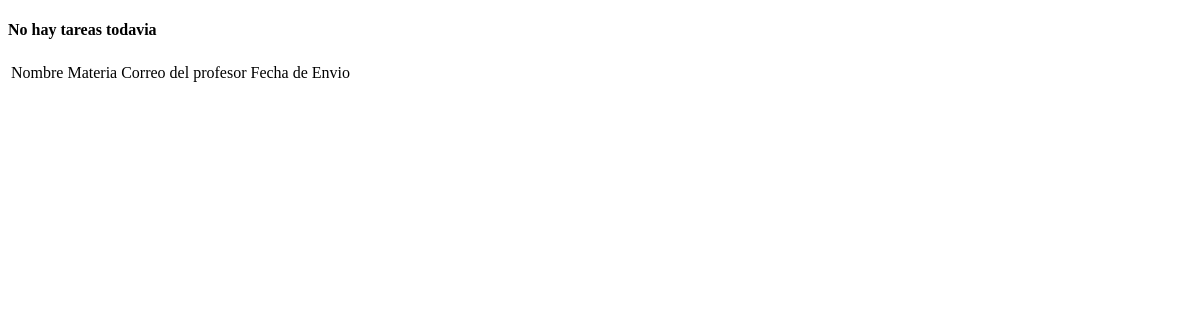
/tareas/consulta/ (signed in), run on an earlier commit of the app's database.
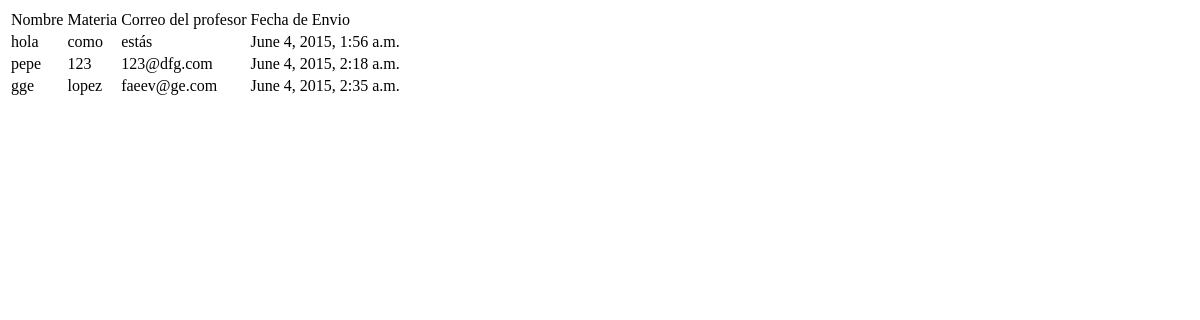
And on a later commit of the database.
### tareas/models.py (models this page shows)
class Tarea(models.Model):
	name = models.CharField(max_length=225, verbose_name=u'Nombre')
	subject = models.CharField(max_length=225, verbose_name=u'Materia')
	to_email = models.CharField(max_length=225, verbose_name=u'Correo del Profesor')
	homerwork_doc = models.FileField(verbose_name=u'Documento de Tarea')
	current_date = models.DateTimeField(default=timezone.now)
	user = models.ForeignKey(User)
	def __unicode__(self):
		return 'Tarea de: '+ self.subject

### tareas/views.py (the view)
def get_homework(request):
	user = request.user
	homeworks = Tarea.objects.filter(user=user)
	print (homeworks)
	return render(
		request,
		'homework1.html',
		{'homeworks':homeworks}
	)

### tareas/templates/homework1.html (shortened to what this page needs)
<!DOCTYPE html>
<html lang="en">
<head>
</head>
<body>
	<table>
			<tr>
				<td>Nombre</td>
				<td>Materia</td>
				<td>Correo del profesor</td>
				<td>Fecha de Envio</td>
			</tr>
			{% for tarea in homeworks%}
			<tr>
				<td>{{tarea.name}}</td>
				<td>{{tarea.subject}}</td>
				<td>{{tarea.to_email}}</td>
				<td>{{tarea.current_date}}</td>
			</tr>
			{% empty %}
			<h4>No hay tareas todavia</h4>
			{% endfor %}
		</table>
</body>
</html>

What changed in the data, as far as the page shows it:
added Tarea: name "hola", subject "como", to_email "estás", current_date "June 4, 2015, 1:56 a.m."
added Tarea: name "pepe", subject "123", to_email "123@dfg.com", current_date "June 4, 2015, 2:18 a.m."
added Tarea: name "gge", subject "lopez", to_email "faeev@ge.com", current_date "June 4, 2015, 2:35 a.m."
Also different on the page:
text no longer shown: "No hay tareas todavia"
